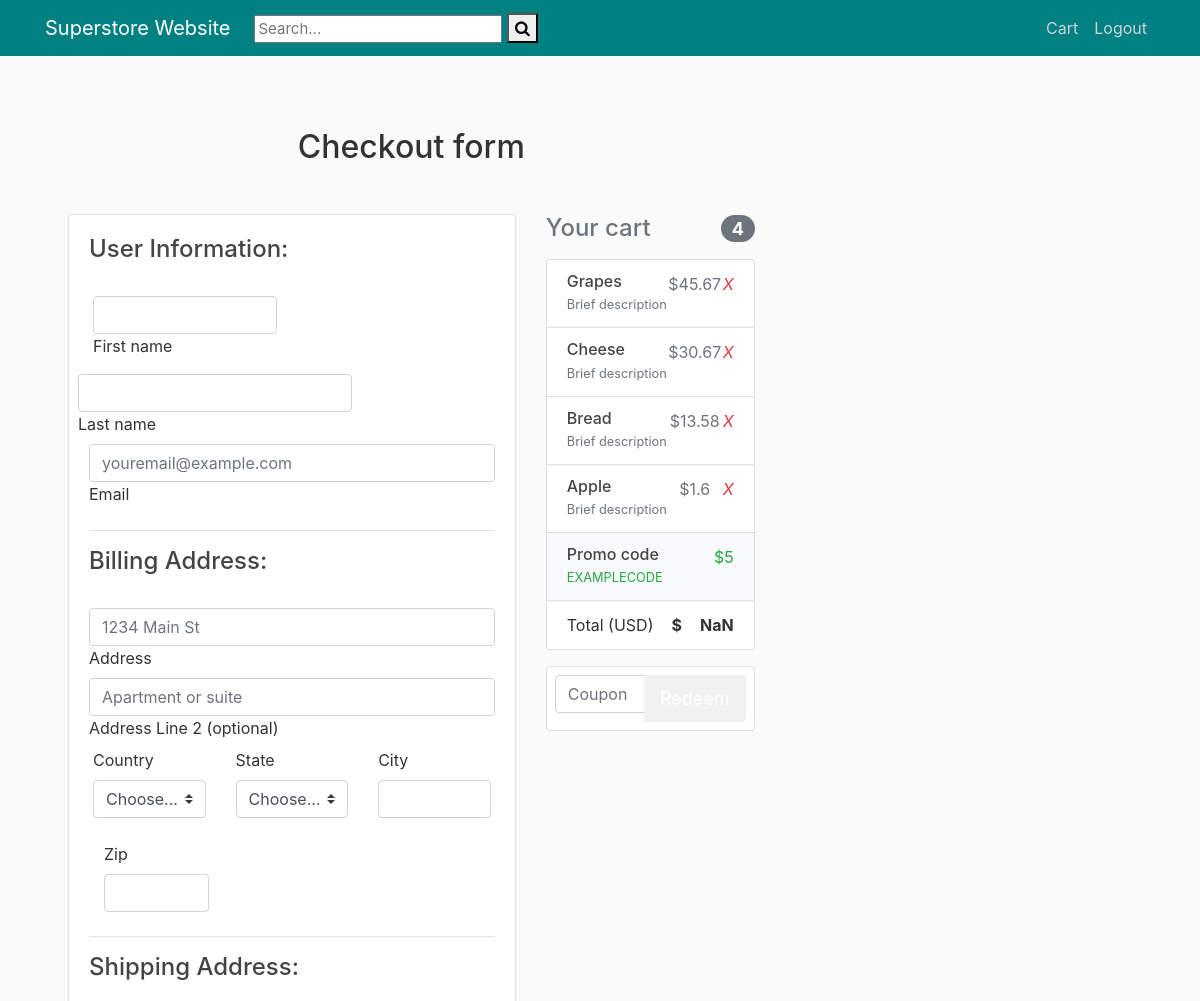
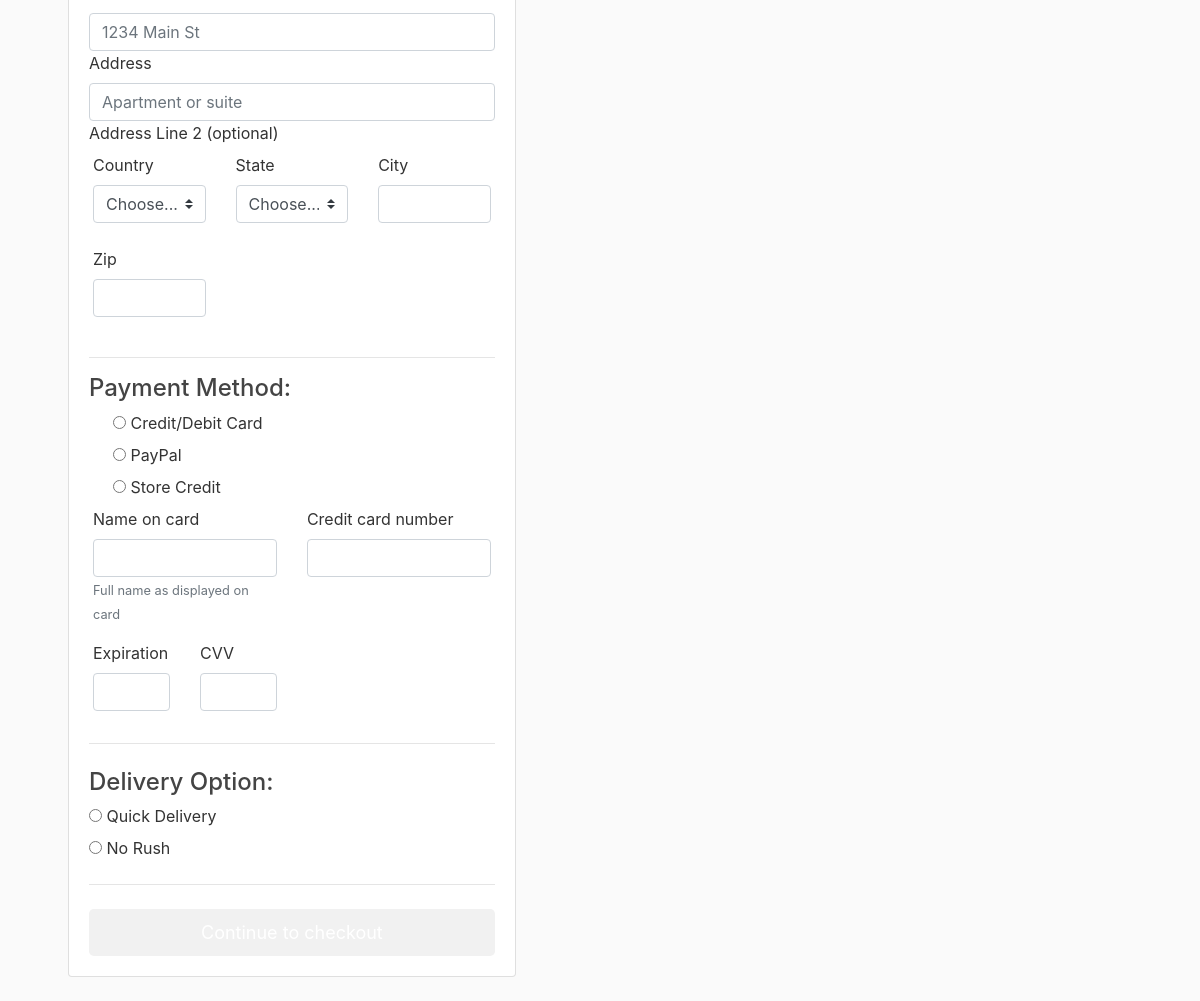
The app's page /cart/ (signed in) with its own data (2 pictures, top to bottom).
### cart/models.py (models this page shows, shortened)
class Order(models.Model):
    ref_code = models.CharField(max_length=15)
    is_ordered = models.BooleanField(default=False)
    items = models.ManyToManyField(OrderItem)
    date_ordered = models.DateTimeField(auto_now=True)
    def get_cart_items(self):
        return self.items.all()
    def get_cart_total(self):
        return sum([item.product.price for item in self.items.all()])

class OrderItem(models.Model):
    product = models.OneToOneField(Good, on_delete=models.SET_NULL, null=True)
    is_ordered = models.BooleanField(default=False)
    date_added = models.DateTimeField(auto_now=True)
    date_ordered = models.DateTimeField(null=True)

### superStore_website/models.py (models this page shows, shortened)
class Good(models.Model):
    ITEM_FRESHNESS = (
        ('G', 'GOOD'),
        ('N', 'NEW'),
        ('B', 'BAD'),
    )
    item_name = models.CharField(max_length=50)
    freshness = models.CharField(max_length=1, choices=ITEM_FRESHNESS)
    item_stock = models.IntegerField()
    price = models.FloatField()
    goods_image = models.ImageField(null=True, blank=True, upload_to="goods_image")

### superStore_website/views.py (the view)
# urls.py: path('cart/', views.Cart, name='cart'),
def Cart(request):
    existing_order = get_user_pending_order(request)
    context = {
        'order': existing_order,
        'form': cart,
    }
    return render(request, 'superStore_website/cart.html', context)

### superStore_website/views.py (called while the page is built)
def get_user_pending_order(request):
    order = Order.objects.filter(is_ordered=False)
    if order.exists():
        return order[0]
    return 0

### superStore_website/templates/superStore_website/cart.html (shortened to what this page needs)
{% extends "superStore_website/home.html" %}
{% block content %}
  <main>
    <div class="container wow fadeIn">
      <h2 class="my-5 h2 text-center">Checkout form</h2>
      <div class="row">
        <div class="col-md-8 mb-4">
          <div class="card">
            <form class="card-body" method='POST' action="{% url 'receipt' %}">
               <h4>User Information: </h4><br>
              <div class="row">
                <div class="col-md-6 mb-2">
                  <div>
                    <input type="text" name="first_name" class="form-control">
                    <label>First name</label>
                  </div>
                </div>
                <div>
                  <div class="md-form">
                    <input type="text" name="last_name" class="form-control">
                    <label>Last name</label>
                  </div>
                </div>
              </div>
              <div>
                <input type="text" name="email"class="form-control" placeholder="youremail@example.com">
                <label>Email</label>
              </div>
              <hr>
              <h4>Billing Address: </h4><br>
              <div >
                <input type="text" name="address" class="form-control" placeholder="1234 Main St">
                <label>Address</label>
              </div>
              <div>
                <input type="text" name="altaddress" class="form-control" placeholder="Apartment or suite">
                <label>Address Line 2 (optional)</label>
              </div>
              <div class="row">
                <div class="col-lg-4 col-md-12 mb-4">
                  <label for="country">Country</label>
                  <select class="custom-select d-block w-100" id="country" name="country" required>
                    <option value="">Choose...</option>
                  </select>
                </div>
                <div class="col-lg-4 col-md-6 mb-4">
                  <label>State</label><br>
                  <select class="custom-select d-block w-100" id="stateOne" name="stateOne" required>
                    <option value="">Choose...</option>
                  </select>
                </div>
                <div class="col-lg-4 col-md-6 mb-4">
                  <label for="city">City</label>
                  <input type="text" class="form-control" name="city" placeholder="" required>
                </div>
              </div>
              <div class="col-lg-4 col-md-6 mb-4">
                <label for="zip">Zip</label>
                <input type="text" class="form-control" name="zipCode" placeholder="" required>
              </div>
              <hr>
              <h4>Shipping Address: </h4><br>
              <div>
                <input type="text" name="shipAddLine_one" class="form-control" placeholder="1234 Main St">
                <label>Address</label>
              </div>
              <div >
                <input type="text" name="shipAddLine_two" class="form-control" placeholder="Apartment or suite">
                <label>Address Line 2 (optional)</label>
              </div>
              <div class="row">
                <div class="col-lg-4 col-md-12 mb-4">
                  <label for="country">Country</label>
                  <select class="custom-select d-block w-100" id="shipCountry" name="shipCountry" required>
                    <option value="">Choose...</option>
                  </select>
                </div>
                <div class="col-lg-4 col-md-6 mb-4">
                  <label for="state">State</label>
                    <select class="custom-select d-block w-100" id="shipState" name="shipState" required>
                      <option value="">Choose...</option>
                    </select>
                </div>
                <div class="col-lg-4 col-md-6 mb-4">
                  <label for="city">City</label>
                  <input type="text" class="form-control" name="shipCity" placeholder="" required>
                </div>
                <div class="col-lg-4 col-md-6 mb-4">
                  <label for="zip">Zip</label>
                  <input type="text" class="form-control" name="shipZipCode" placeholder="" required>
                </div>
              </div>
              <hr>
              <h4>Payment Method: </h4>
              <div >
                <div class="custom-control custom-radio">
                  {% for choice in form.paymentType %}
                  <div>
                    {{ choice }}
                  </div>
                  {% endfor %}
                </div>
              </div>
              <div class="row">
                <div class="col-md-6 mb-3">
                  <label for="cc-name">Name on card</label>
                  <input type="text" class="form-control" name="nameOnCd" placeholder="" required>
                  <small class="text-muted">Full name as displayed on card</small>
                </div>
                <div class="col-md-6 mb-3">
                  <label for="cc-number">Credit card number</label>
                  <input type="text" class="form-control" name="cardNum" placeholder="" required>
                </div>
              </div>
              <div class="row">
                <div class="col-md-3 mb-3">
                  <label for="cc-expiration">Expiration</label>
                  <input type="text" class="form-control" name="expireDt" placeholder="" required>
                </div>
                <div class="col-md-3 mb-3">
                  <label for="cc-expiration">CVV</label>
                  <input type="number" class="form-control" name="cvv" placeholder="" required>
                </div>
              </div>
              <hr class="mb-4">
              <h4>Delivery Option: </h4>
              {% for choice in form.deliveryOpt %}
              <div>
                {{ choice }}
              </div>
              {% endfor %}
              <hr class="mb-4">
              <button class="btn btn-primary btn-lg btn-block" type="submit">Continue to checkout</button>
            </form>
          </div>
        </div>
        <div class="col-md-4 mb-4">
          <h4 class="d-flex justify-content-between align-items-center mb-3">
            <span class="text-muted">Your cart</span>
            <span class="badge badge-secondary badge-pill">{{ order.get_cart_items|length }}</span>
          </h4>
          <ul class="list-group mb-3 z-depth-1">
            {% for item in order.get_cart_items %}
              <li class="list-group-item d-flex justify-content-between lh-condensed">
                <div>
                  <h6 class="my-0">{{ item.product.item_name }}</h6>
                  <small class="text-muted">Brief description</small>
                </div>
                <span class="text-muted" id="price">${{ item.product.price }}</span>
                <a href="{% url 'cart:delete_item' item.id %}" data-balloon="remove this item from cart" class="text-danger" onclick="return confirm_delete();">
                  <i class="button">X</i>
                </a>
              </li>
            {% endfor %}
            <li class="list-group-item d-flex justify-content-between bg-light">
              <div class="text-success">
                <h6 class="my-0">Promo code</h6>
                <small>EXAMPLECODE</small>
              </div>
              <span class="text-success" id="discount">$5</span>
            </li>
            <li class="list-group-item d-flex justify-content-between">
              <span>Total (USD)</span>
              <strong>$</strong><strong id="demo"></strong>
            </li>
          </ul>
          <form class="card p-2">
            <div class="input-group">
              <input type="text" class="form-control" placeholder="Coupon code" aria-label="Recipient's username" aria-describedby="basic-addon2">
              <div class="input-group-append">
                <button class="btn btn-secondary btn-md waves-effect m-0" type="button">Redeem</button>
              </div>
            </div>
          </form>
        </div>
      </div>
    </div>
  </main>
{% endblock content %}

### superStore_website/static/superStore_website/main.css (style rules this page uses)
body { background: #fafafa; color: #333333; margin-top: 5rem; }
h1, h2, h3, h4, h5, h6 { color: #444444; }
ul { margin: 0; }
* { box-sizing: border-box; }
.row { display: -ms-flexbox; display: flex; -ms-flex-wrap: wrap; flex-wrap: wrap; padding: 0 4px; }
.btn { border: none; outline: none; padding: 10px 16px; background-color: #f1f1f1; cursor: pointer; font-size: 18px; }

### records on screen
Order: get_cart_items|length "4"
OrderItem: product.item_name "Grapes", product.price "45.67"
OrderItem: product.item_name "Cheese", product.price "30.67"
OrderItem: product.item_name "Bread", product.price "13.58"
OrderItem: product.item_name "Apple", product.price "1.6"
